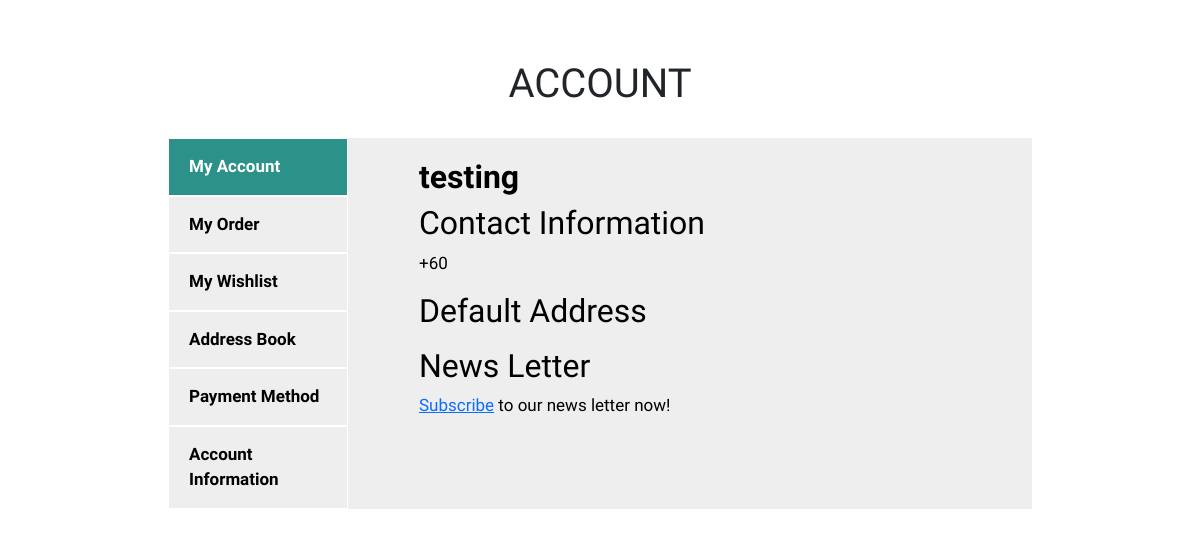
/account.php?uid=1 (signed in), run on an earlier commit of the app's database.
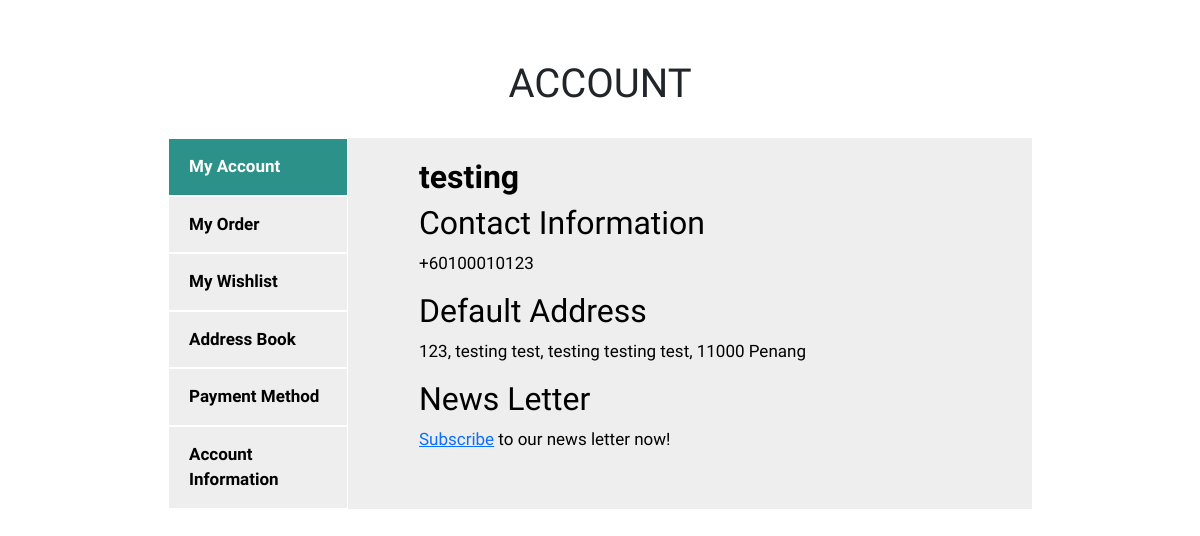
And on a later commit of the database.
### tables this page shows
CREATE TABLE `user` (
  `user_id` int(3) NOT NULL,
  `username` varchar(20) NOT NULL,
  `password` int(20) NOT NULL,
  `email` varchar(30) NOT NULL,
  `address` varchar(255) DEFAULT NULL,
  `payment_method` varchar(20) DEFAULT NULL,
  `contact` int(11) DEFAULT NULL
);

### account.php (the view, shortened to what the changed rows need)
<!DOCTYPE html>
<?php
require('include/config.php');
include('auth_session.php'); ?>
<html lang="en">
<?php include('head.php'); ?>
<body>
    <?php
    if(!isset($_SESSION['username'])) {?>
        <div class="login-register">
            <figure class="tabBlock">
                <ul class="tabBlock-tabs">
                    <li class="tabBlock-tab">Login</li>
                    <li class="tabBlock-tab is-active">Register</li>
                </ul>
                <div class="tabBlock-content">
                    <div class="tabBlock-pane">
                        <?php
                        if (isset($_POST['username'])) {
                            $username = stripslashes($_REQUEST['username']);
                            $username = mysqli_real_escape_string($sql, $username);
                            $password = stripslashes($_REQUEST['password']);
                            $password = mysqli_real_escape_string($sql, $password);
                            $query    = "SELECT * FROM `user` WHERE username='$username'
                                         AND password='$password'";
                            $result = mysqli_query($sql, $query) or die(mysql_error());
                            $rows = mysqli_num_rows($result);
                            if ($rows == 1) {
                                $_SESSION['username'] = $username;
                                header("Location: index.php");
                            } else {
                                echo '<div class="form">
                                      <h3>Incorrect Username/password.</h3><br/>
                                      <p style="text-align:center">Click here to <a href="account.php">Login</a> again.</p>
                                      </div>';
                            }
                        } else {
                    ?>
                        <div class="contianer">
                            <div class="row">
                                <div class="col-12 col-md-6">
                                    <h1 class="login-title">SIGN IN WITH YOUR USERNAME</h1>
                                    <form class="tab-form" method="post" name="login">
                                        <p>USERNAME</p>
                                        <input type="text" class="login-input" name="username" placeholder="Username" autofocus="true"/>
                                        <p>PASSWORD</p>
                                        <input type="password" class="login-input" name="password" placeholder="Password" style="margin-bottom: 10px;" />
                                        <a class="forget" href="">forget password?</a>
                                        <input type="submit" value="Login" name="submit" class="login-button"/>
                                    </form>
                                </div>
                                <div class="col-12 col-md-6">
                                    <h1 class="login-title">SIGN IN WITH SOCIAL MEDIA ACCOUNTS</h1>
                                    <button class="btn"><img src="icon/google.svg" style="width: 7%; margin-right: 10px" />SIGN IN WITH GOOGLE</a>
                                </div>
                            </div>
                        </div>
                    <?php
                        }
                    ?>
                    </div>
                    <div class="tabBlock-pane">
                        <?php
                        if (isset($_REQUEST['username'])) {
                            $username = stripslashes($_REQUEST['username']);
                            $username = mysqli_real_escape_string($sql, $username);
                            $email    = stripslashes($_REQUEST['email']);
                            $email    = mysqli_real_escape_string($sql, $email);
                            $password = stripslashes($_REQUEST['password']);
                            $password = mysqli_real_escape_string($sql, $password);
                            $query    = "INSERT into `user` (username, password, email)
                                         VALUES ('$username', '$password', '$email')";
                            $result   = mysqli_query($sql, $query);
                            if ($result) {
                                echo "<div class='form'>
                                      <h3>You have successfully registered.</h3><br/>
                                      <p style='text-align:center'>Click here to <a href='login.php'>Login</a></p>
                                      </div>";
                            } else {
                                echo "<div class='form'>
                                      <h3>Required fields are missing.</h3><br/>
                                      <p style='text-align:center'>Click here to <a href='account.php'>registration</a> again.</p>
                                      </div>";
                            }
                        } else {
                        ?>
                        <div class="contianer">
                            <div class="row">
                                <div class="col-12 col-md-6">
                                    <h1 class="login-title">REGISTER WITH EMAIL</h1>
                                    <form class="tab-form" method="post" action="">
                                        <p>USERNAME</p>
                                        <input type="text" class="login-input" name="username" placeholder="Username" required />
                                        <p>EMAIL ADDRESS</p>
                                        <input type="text" class="login-input" name="email" placeholder="Email Adress">
                                        <p>PASSWORD</p>
                                        <input type="password" class="login-input" name="password" placeholder="Password" style="margin-bottom: 10px;">
                                        <a class="forget" href="">forget password?</a>
                                        <input type="submit" name="submit" value="Register" class="login-button">
                                    </form>
                                </div>
                                <div class="col-12 col-md-6">
                                    <h1 class="login-title">SIGN UP WITH SOCIAL MEDIA ACCOUNTS</h1>
                                    <button class="btn"><img src="icon/google.svg" style="width: 7%; margin-right: 10px" />SIGN UP WITH GOOGLE</a>
                                </div>
                            </div>
                        </div>
                    <?php
                        }
                    ?>
                    </div>
                </div>
            </figure>
        </div>
    <?php
    } else {
        $id = $_GET["uid"];
        $query = mysqli_query($sql, "SELECT * FROM user WHERE user_id = $id");
        while($row = mysqli_fetch_assoc($query)){
            $username = $row['username'];
            $address = $row['address'];
            $contact = $row['contact'];
        }?>
        <div class="account-container">
            <h1 style="text-align: center">ACCOUNT</h1>
            <div class="tabordion">
                <section id="section1">
                    <label for="option1">My Account</label>
                    <article>
                        <h2 style="font-weight: bold"><?php echo $username; ?></h2>
                        <h2>Contact Information</h2>
                        <p>+60<?php echo $contact; ?></p>
                        <h2>Default Address</h2>
                        <p><?php echo $address; ?></p>
                        <h2>News Letter</h2>
                        <p><a href="">Subscribe</a> to our news letter now!</p>
                    </article>
                </section>
                <section id="section2">
                    <label for="option2">My Order</label>
                </section>
                <section id="section3">
                    <label for="option3">My Wishlist</label>
                </section>
                <section id="section4">
                    <label for="option4">Address Book</label>
                </section>
                <section id="section5">
                    <label for="option5">Payment Method</label>
                </section>
                <section id="section6">
                    <label for="option6">Account Information</label>
                </section>
            </div>
        </div>
    <?php
    }?>
</body>
</html>

What changed in the data, as far as the page shows it:
changed user "testing": contact (not shown) → "100010123"; address (not shown) → "123, testing test, testing testing test, 11000 Penang"
